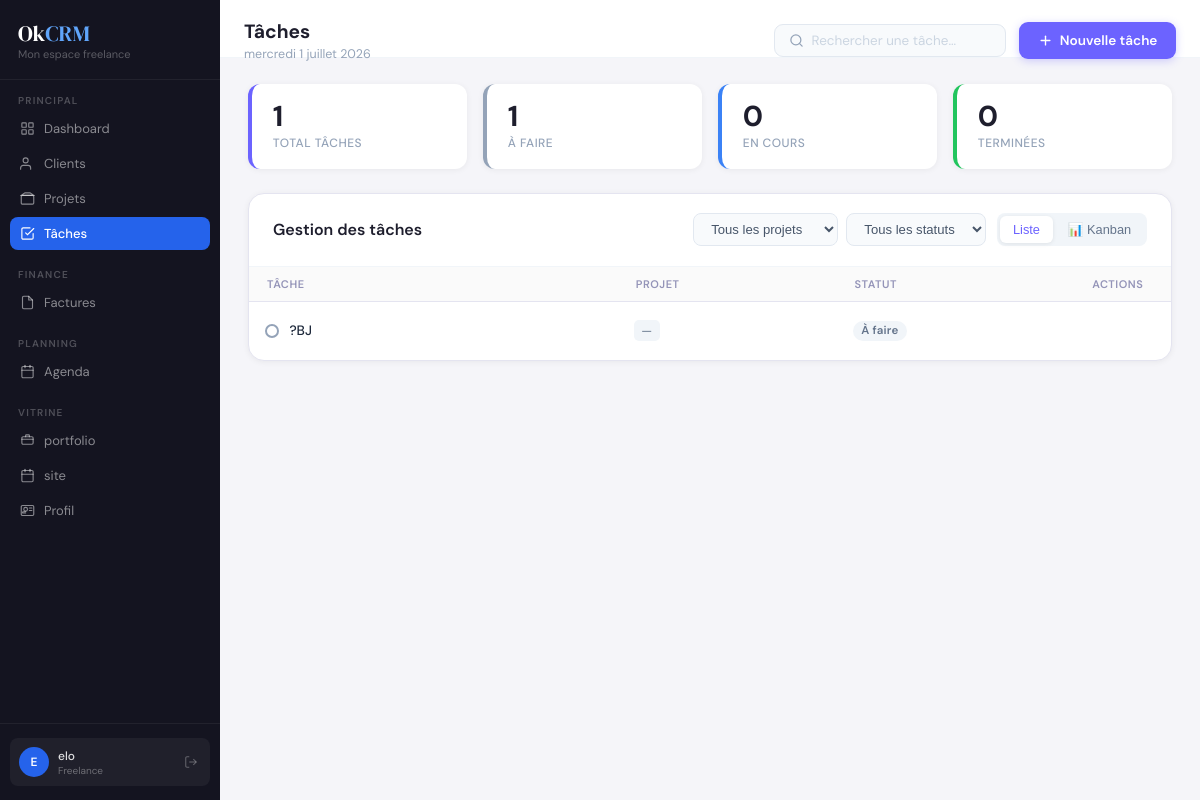
Screenshot of /CRM/taches.php (signed in) with the database file from the repository.
### tables this page shows
CREATE TABLE IF NOT EXISTS `tache` (
  `Tid` int NOT NULL AUTO_INCREMENT,
  `titre` varchar(200) NOT NULL,
  `statut` enum('a_faire','en_cours','termine') DEFAULT 'a_faire',
  `Pid` int DEFAULT NULL,
  `created_at` timestamp NULL DEFAULT CURRENT_TIMESTAMP,
  PRIMARY KEY (`Tid`),
  KEY `Pid` (`Pid`)
);

### CRM/taches.php (the view, shortened to what this page needs)
<?php
require 'Config/db.php';
$uid = (int)$_SESSION['user']['Uid'];
$filtre_statut = $_GET['statut'] ?? 'tous';
$where = ["(p.Uid = $uid OR t.Pid IS NULL)"];
$where_sql = implode(' AND ', $where);
$taches = $conn->query("
    SELECT t.*, p.titre AS projet_titre
    FROM tache t
    LEFT JOIN projet p ON p.Pid = t.Pid
    WHERE $where_sql
    ORDER BY FIELD(t.statut,'a_faire','en_cours','termine'), t.Tid DESC
")->fetch_all(MYSQLI_ASSOC);
$stats = $conn->query("
    SELECT
        COUNT(t.Tid)                                              AS total,
        SUM(CASE WHEN t.statut='a_faire'  THEN 1 ELSE 0 END)    AS a_faire,
        SUM(CASE WHEN t.statut='en_cours' THEN 1 ELSE 0 END)    AS en_cours,
        SUM(CASE WHEN t.statut='termine'  THEN 1 ELSE 0 END)    AS termine
    FROM tache t
    LEFT JOIN projet p ON p.Pid = t.Pid
    WHERE p.Uid = $uid OR t.Pid IS NULL
")->fetch_assoc();
$statut_labels = ['a_faire' => 'À faire', 'en_cours' => 'En cours', 'termine' => 'Terminé'];
$statut_class  = ['a_faire' => 'gray',    'en_cours' => 'blue',     'termine' => 'green'];
?>
<!DOCTYPE html>
<html lang="fr">
<head>
    <link rel="stylesheet" href="<?= BASE_URL ?>CSS/style.css">
    <link rel="stylesheet" href="<?= BASE_URL ?>CSS/taches.css">
</head>
<body>
<?php include 'sidebar.php'; ?>
<main class="main">
    <header class="topbar">
        <div class="tb-left">
            <h1>Tâches</h1>
            <p id="date"></p>
        </div>
        <div class="tb-right">
            <div class="search">
                <svg viewBox="0 0 24 24"><circle cx="11" cy="11" r="8"/><line x1="21" y1="21" x2="16.65" y2="16.65"/></svg>
                <input type="text" id="search" placeholder="Rechercher une tâche…">
            </div>
            <button class="btn btn-blue" onclick="openTaskModal()">
                <svg viewBox="0 0 24 24"><line x1="12" y1="5" x2="12" y2="19"/><line x1="5" y1="12" x2="19" y2="12"/></svg>
                Nouvelle tâche
            </button>
        </div>
    </header>
    <div class="page">
        <div class="stats-mini">
            <div class="stat-mini">
                <div class="number"><?= $stats['total']   ?? 0 ?></div>
                <div class="label">Total tâches</div>
            </div>
            <div class="stat-mini">
                <div class="number"><?= $stats['a_faire']  ?? 0 ?></div>
                <div class="label">À faire</div>
            </div>
            <div class="stat-mini">
                <div class="number"><?= $stats['en_cours'] ?? 0 ?></div>
                <div class="label">En cours</div>
            </div>
            <div class="stat-mini">
                <div class="number"><?= $stats['termine']  ?? 0 ?></div>
                <div class="label">Terminées</div>
            </div>
        </div>
        <div class="card">
            <div class="card-head">
                <div><h2>Gestion des tâches</h2></div>
                <div class="card-head-right">
                    <div class="filter-bar">
                        <select id="filter-projet" class="filter-select" onchange="applyFilters()">
                            <option value="tous">Tous les projets</option>
                        </select>
                        <select id="filter-statut" class="filter-select" onchange="applyFilters()">
                            <option value="tous"     <?= $filtre_statut === 'tous'     ? 'selected' : '' ?>> Tous les statuts</option>
                        </select>
                    </div>
                    <div class="view-toggle">
                        <button class="view-btn active" data-view="list"   onclick="setView('list')"> Liste</button>
                        <button class="view-btn"        data-view="kanban" onclick="setView('kanban')">📊 Kanban</button>
                    </div>
                </div>
            </div>
            <div id="list-view">
                <div class="tbl-wrap">
                    <table style="width:100%">
                        <thead>
                            <tr>
                                <th style="width:40%">Tâche</th>
                                <th>Projet</th>
                                <th>Statut</th>
                                <th style="width:80px">Actions</th>
                            </tr>
                        </thead>
                        <tbody id="tasks-list">
                            <?php if (empty($taches)): ?>
                                <tr>
                                    <td colspan="4">
                                        <div class="empty">
                                            <p>Aucune tâche pour l'instant</p>
                                            <button class="btn btn-blue" onclick="openTaskModal()">Créer une tâche</button>
                                        </div>
                                    </td>
                                </tr>
                            <?php else: ?>
                                <?php foreach ($taches as $t): ?>
                                    <tr data-search="<?= htmlspecialchars(strtolower($t['titre'] . ' ' . ($t['projet_titre'] ?? ''))) ?>"
                                        data-id="<?= $t['Tid'] ?>"
                                        data-statut="<?= $t['statut'] ?>">
                                        <td class="bold">
                                            <div class="task-cell">
                                                <div class="task-status <?= $t['statut'] ?>"
                                                     onclick="quickChangeStatus(<?= $t['Tid'] ?>, '<?= $t['statut'] ?>')"
                                                     title="Changer le statut"></div>
                                                <span class="task-name"><?= htmlspecialchars($t['titre']) ?></span>
                                            </div>
                                        </td>
                                        <td><span class="task-project"><?= htmlspecialchars($t['projet_titre'] ?? '—') ?></span></td>
                                        <td><span class="badge <?= $statut_class[$t['statut']] ?>"><?= $statut_labels[$t['statut']] ?></span></td>
                                        <td>
                                        </td>
                                    </tr>
                                <?php endforeach; ?>
                            <?php endif; ?>
                        </tbody>
                    </table>
                </div>
            </div>
        </div>
    </div>
</main>
</body>
</html>

### CRM/CSS/style.css (style rules this page uses)
*,*::before,*::after { box-sizing:border-box;margin:0;padding:0 }
:root { --ink:#141420;--ink2:#4a4a6a;--ink3:#9494b8; --bg:#f5f5f9;--white:#fff; --accent:#2563eb;--accent-lt:#eff4ff; --success:#059669;--success-lt:#d1fae5; --warn:#d97706;--warn-lt:#fef3c7; --danger:#dc2626;--danger-lt:#fee2e2; --border:#e4e4f0;--radius:10px; --shadow:0 1px 3px rgba(0,0,0,.06); --shadow2:0 4px 16px rgba(20,20,32,.08); --sw:220px }
body { font-family:'DM Sans',sans-serif;background:var(--bg);color:var(--ink);display:flex;min-height:100vh;font-size:14px }
.main { margin-left:var(--sw);flex:1;display:flex;flex-direction:column;min-height:100vh }
.topbar { background:var(--white);border-bottom:1px solid var(--border);padding:0 28px;height:58px;display:flex;align-items:center;justify-content:space-between;position:sticky;top:0;z-index:40 }
.tb-left h1 { font-size:16px;font-weight:600;color:var(--ink) }
.tb-left p { font-size:12px;color:var(--ink3) }
.tb-right { display:flex;align-items:center;gap:10px }
.search { display:flex;align-items:center;gap:7px;background:var(--bg);border:1px solid var(--border);border-radius:8px;padding:7px 11px;transition:border-color .15s }
.search svg { width:14px;height:14px;stroke:var(--ink3);fill:none;stroke-width:2;flex-shrink:0 }
.search input { border:none;background:none;outline:none;font-size:13px;color:var(--ink);width:180px;font-family:inherit }
.search input::placeholder { color:var(--ink3) }
.page { padding:26px 28px;flex:1 }
.btn { display:inline-flex;align-items:center;gap:6px;border:none;border-radius:8px;cursor:pointer;padding:8px 16px;font-size:13px;font-weight:500;font-family:inherit;transition:all .15s;text-decoration:none }
.btn svg { width:14px;height:14px;stroke:currentColor;fill:none;stroke-width:2 }
.btn-blue { background:var(--accent);color:#fff }
.card { background:var(--white);border:1px solid var(--border);border-radius:var(--radius);box-shadow:var(--shadow) }
.card-head { display:flex;align-items:center;justify-content:space-between;padding:16px 20px;border-bottom:1px solid var(--border);flex-wrap:wrap;gap:10px }
.card-head h2 { font-size:15px;font-weight:600;color:var(--ink) }
.tbl-wrap { overflow-x:auto }
table { width:100%;border-collapse:collapse }
thead th { font-size:11px;font-weight:600;text-transform:uppercase;letter-spacing:.5px;color:var(--ink3);padding:10px 18px;text-align:left;background:#fafafa;border-bottom:1px solid var(--border) }
tbody tr { border-bottom:1px solid var(--border);transition:background .1s }
tbody tr:last-child { border-bottom:none }
td { padding:12px 18px;font-size:13px;color:var(--ink2) }
td.bold { font-weight:500;color:var(--ink) }
.badge { display:inline-flex;align-items:center;gap:3px;padding:3px 9px;border-radius:20px;font-size:11px;font-weight:500 }
.badge::before { content:'';width:5px;height:5px;border-radius:50%;background:currentColor;flex-shrink:0 }
.badge.gray { background:#f1f1f5;color:var(--ink3) }

### rows the page displays
tache: titre "?BJ", projet_titre "—", statut "À faire"

### other values shown
$p['label'] "Dashboard"
$p['label'] "Clients"
$p['label'] "Projets"
$p['label'] "Tâches"
$p['label'] "Factures"
$p['label'] "Agenda"
$p['label'] "portfolio"
$p['label'] "site"
$p['label'] "Profil"
$ini "E"
$nom "elo"
$stats['total'] "1"
$stats['a_faire'] "1"
$stats['en_cours'] "0"
$stats['termine'] "0"
